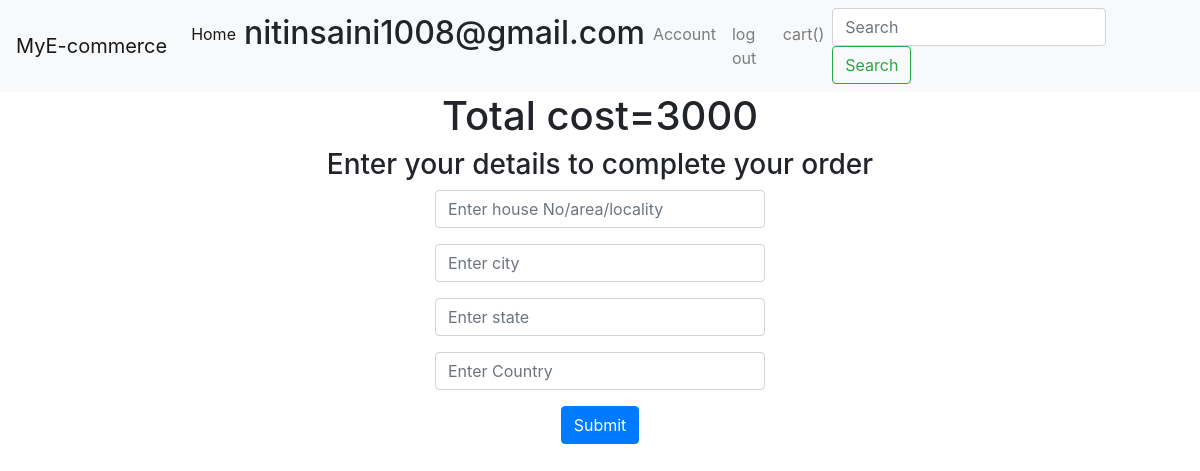
The page /pre_buy (signed in) on the database as committed earlier.
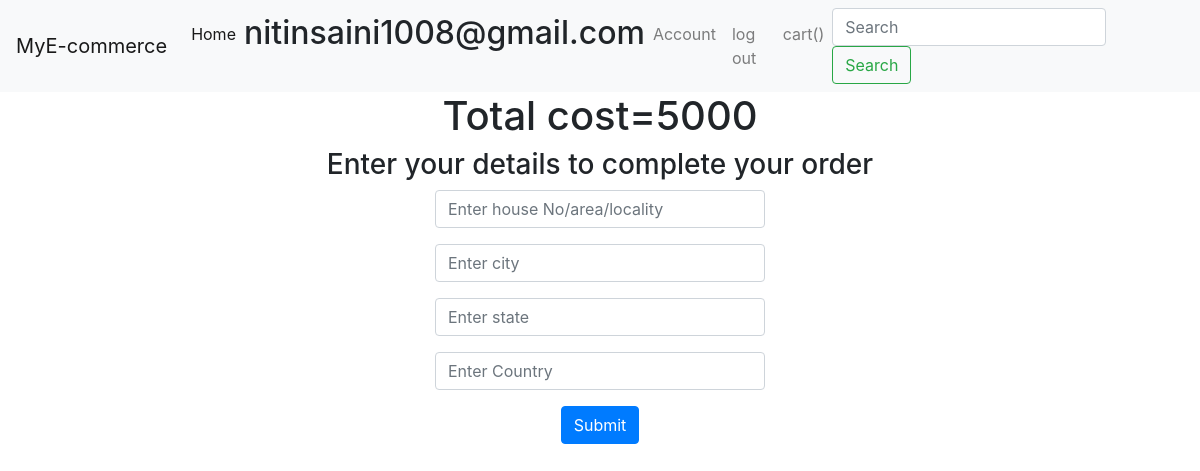
The same page on the database as committed later.
### pro/models.py (models this page shows)
class cart(models.Model):
	name=models.ForeignKey(User,on_delete=models.CASCADE, unique=True)
	cost=models.IntegerField()
	item=models.ManyToManyField(buyed)
	datetime=models.DateTimeField(auto_now_add=True)

### pro/views.py (the view, shortened to what this page needs)
# urls.py: path('pre_buy',views.pre_buy,name='pre_buy'),
@login_required
def pre_buy(request):
	c=cart.objects.get(name=request.user)
	return render(request,'pre_buy.html',{'c':c})

### templates/pre_buy.html (shortened to what this page needs)
<!doctype html>
<html lang="en">
  <head>
    <link rel="stylesheet" href="https://cdn.jsdelivr.net/npm/bootstrap@4.3.1/dist/css/bootstrap.min.css">
  </head>
  <body>
    <nav class="navbar navbar-expand-lg navbar-light bg-light">
  <a class="navbar-brand" href="/">MyE-commerce</a>
  <div class="collapse navbar-collapse" id="navbarSupportedContent">
    <ul class="navbar-nav mr-auto">
      <li class="nav-item active">
        <a class="nav-link" href="/">Home <span class="sr-only">(current)</span></a>
      </li>
      {% if user.is_authenticated %}
      <li class="nav-item">
        <h2>{{user.username}}</h2>
      </li>
      <li class="nav-item">
        <a class="nav-link" href="account">Account</a>
      </li>
      <li class="nav-item dropdown">
        <a class="nav-link" href="log_out">log out</a>
      </li>
      <li class="nav-item dropdown">
        <a class="nav-link" href="my_cart">cart({{l}})</a>
      </li>
      {% endif %}
    </ul>
    <form action="search_name" class="form-inline my-2 my-lg-0">
      <input name="search" class="form-control mr-sm-2" type="search" placeholder="Search" aria-label="Search">
      <button class="btn btn-outline-success my-2 my-sm-0" type="submit">Search</button>
    </form>
  </div>
</nav>
    <div style="text-align: center;">
		<h1>Total cost={{c.cost}}</h1>
		<h3>Enter your details to complete your order</h3>
    <div class="container" style="width: 30%;">
		<form method="post">
      <div class="form-group">
        <input type="text" name="address" class="form-control" aria-describedby="emailHelp" placeholder="Enter house No/area/locality" required>
      </div>
      <div class="form-group">
        <input type="text" name="city" class="form-control" aria-describedby="emailHelp" placeholder="Enter city" required>
      </div>
      <div class="form-group">
        <input type="text" name="state" class="form-control" aria-describedby="emailHelp" placeholder="Enter state" required>
      </div>
      <div class="form-group">
        <input type="text" name="country" class="form-control" aria-describedby="emailHelp" placeholder="Enter Country" required>
      </div>
			<input type="submit" class="btn btn-primary" name="submit">
		</form>
    </div>
	</div>
  </body>
</html>

Rows that differ between the two databases and show on the page:
changed cart: cost "3000" → "5000"
